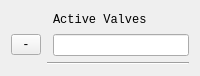
<?xml version="1.0" encoding="UTF-8"?>
<ui version="4.0">
 <class>Form</class>
 <widget class="QWidget" name="Form">
  <property name="geometry">
   <rect>
    <x>0</x>
    <y>0</y>
    <width>200</width>
    <height>76</height>
   </rect>
  </property>
  <property name="font">
   <font>
    <family>Lucida Console</family>
   </font>
  </property>
  <property name="windowTitle">
   <string>Form</string>
  </property>
  <layout class="QGridLayout" name="gridLayout">
   <item row="1" column="0">
    <widget class="QToolButton" name="removeButton">
     <property name="text">
      <string>-</string>
     </property>
    </widget>
   </item>
   <item row="1" column="2">
    <widget class="QLineEdit" name="activeValvesEdit">
     <property name="readOnly">
      <bool>true</bool>
     </property>
    </widget>
   </item>
   <item row="0" column="2">
    <widget class="QLabel" name="label_2">
     <property name="text">
      <string>Active Valves</string>
     </property>
    </widget>
   </item>
   <item row="2" column="1" colspan="2">
    <widget class="Line" name="line">
     <property name="orientation">
      <enum>Qt::Horizontal</enum>
     </property>
    </widget>
   </item>
  </layout>
 </widget>
 <resources/>
 <connections/>
</ui>
